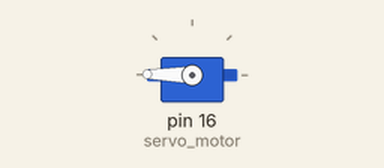
Simulated run of this program. Board: Raspberry Pi (header pin numbers). Shown: servo. Servo angles are drawn from the pulse width (0.5 ms = 0°, 2.5 ms = 180°).

Above: at 0.05 s.
At 4.0 s:
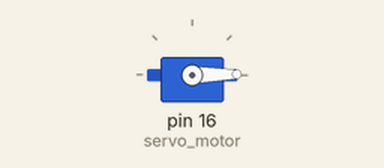
Timing chart, 0 to 5.2 s (numbered marks = the images above):
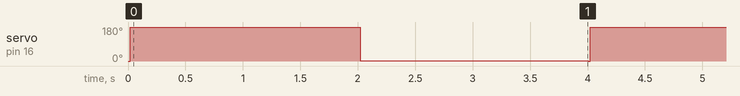

Measured:
- by itself, servo on pin 16 (servo_motor): repeats every 4.0 s: 180° 0.02 s, 1° 2.0 s, 0° 0.02 s, 179° 2.0 s

The program:

servomotor.py
```python
import RPi.GPIO as GPIO
from time import sleep
GPIO.setmode(GPIO.BOARD)

servo_motor = 16
GPIO.setup(servo_motor, GPIO.OUT)
pulso = GPIO.PWM(servo_motor, 50)
pulso.start(2.5) #cero grados

try:
    while True:
        for i in range(0,180):
            grados = ((1.0/18.0)*i)+2.5
            pulso.ChangeDutyCycle(grados)
        sleep(2)
        for i in range(180,0,-1):
            grados = ((1.0/18.0)*i)+2.5
            pulso.ChangeDutyCycle(grados)
        sleep(2)
except KeyboardInterrupt:
    pulso.stop()
    GPIO.cleanup
```
